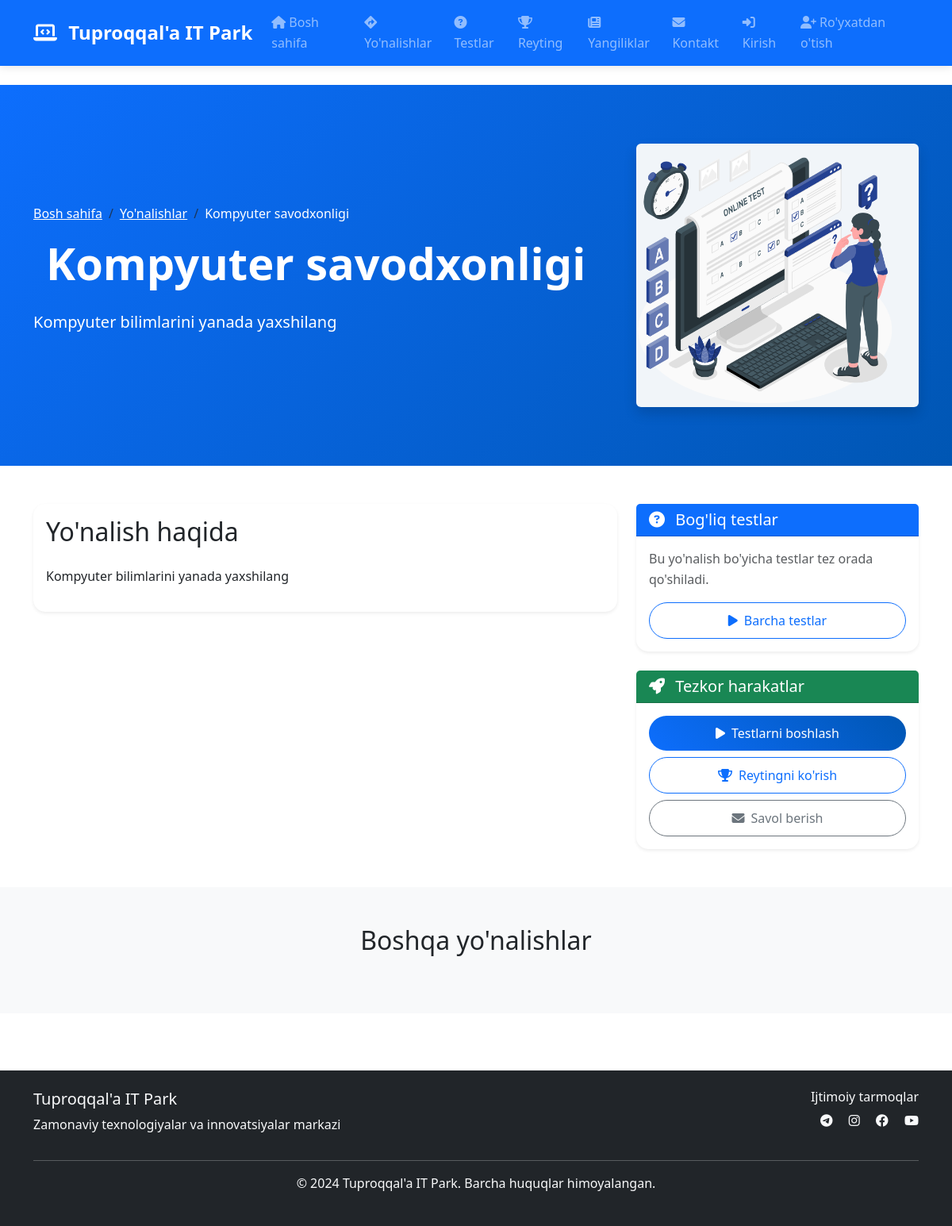
The app's page /directions/3/ with its own data.
### main/models.py (models this page shows, shortened)
class Direction(models.Model):
    name = models.CharField(max_length=100)
    description = models.TextField()
    image = models.ImageField(upload_to='directions/', blank=True, null=True)
    icon = models.CharField(max_length=50, blank=True)
    order = models.IntegerField(default=0)
    is_active = models.BooleanField(default=True)
    class Meta:
        ordering = ['order']

### main/views.py (the view)
# urls.py: path('directions/<int:direction_id>/', views.direction_detail, name='direction_detail'),
def direction_detail(request, direction_id):
    direction = get_object_or_404(Direction, id=direction_id, is_active=True)
    return render(request, 'main/direction_detail.html', {'direction': direction})

### templates/main/direction_detail.html (shortened to what this page needs)
{% extends 'base.html' %}
{% block content %}
<section class="hero-section bg-primary text-white py-5">
    <div class="container">
        <div class="row align-items-center">
            <div class="col-lg-8">
                <nav aria-label="breadcrumb">
                    <ol class="breadcrumb">
                        <li class="breadcrumb-item"><a href="{% url 'main:home' %}" class="text-white">Bosh sahifa</a></li>
                        <li class="breadcrumb-item"><a href="{% url 'main:directions_list' %}" class="text-white">Yo'nalishlar</a></li>
                        <li class="breadcrumb-item active text-white" aria-current="page">{{ direction.name }}</li>
                    </ol>
                </nav>
                <h1 class="display-4 fw-bold mb-4">
                    {{ direction.name }}
                </h1>
                <p class="lead">{{ direction.description }}</p>
            </div>
            <div class="col-lg-4 text-center">
                {% if direction.image %}
                    <img src="{{ direction.image.url }}" alt="{{ direction.name }}" class="img-fluid rounded shadow">
                {% endif %}
            </div>
        </div>
    </div>
</section>
<section class="py-5">
    <div class="container">
        <div class="row">
            <div class="col-lg-8">
                <div class="card shadow-sm">
                    <div class="card-body">
                        <h2 class="card-title mb-4">Yo'nalish haqida</h2>
                        <div class="content">
                            {{ direction.description|linebreaks }}
                        </div>
                    </div>
                </div>
            </div>
            <div class="col-lg-4">
                <div class="card shadow-sm mb-4">
                    <div class="card-header bg-primary text-white">
                        <h5 class="mb-0">
                            <i class="fas fa-question-circle me-2"></i>
                            Bog'liq testlar
                        </h5>
                    </div>
                    <div class="card-body">
                        <p class="text-muted">Bu yo'nalish bo'yicha testlar tez orada qo'shiladi.</p>
                        <a href="{% url 'tests:test_list' %}" class="btn btn-outline-primary w-100">
                            <i class="fas fa-play me-2"></i>Barcha testlar
                        </a>
                    </div>
                </div>
                <div class="card shadow-sm">
                    <div class="card-header bg-success text-white">
                        <h5 class="mb-0">
                            <i class="fas fa-rocket me-2"></i>
                            Tezkor harakatlar
                        </h5>
                    </div>
                    <div class="card-body">
                        <div class="d-grid gap-2">
                            <a href="{% url 'tests:test_list' %}" class="btn btn-primary">
                                <i class="fas fa-play me-2"></i>Testlarni boshlash
                            </a>
                            <a href="{% url 'tests:leaderboard' %}" class="btn btn-outline-primary">
                                <i class="fas fa-trophy me-2"></i>Reytingni ko'rish
                            </a>
                            <a href="{% url 'main:contact' %}" class="btn btn-outline-secondary">
                                <i class="fas fa-envelope me-2"></i>Savol berish
                            </a>
                        </div>
                    </div>
                </div>
            </div>
        </div>
    </div>
</section>
<section class="py-5 bg-light">
    <div class="container">
        <h2 class="text-center mb-5">Boshqa yo'nalishlar</h2>
    </div>
</section>
{% endblock %}

### static/css/style.css (style rules this page uses)
:root { --primary-color: #0d6efd; --secondary-color: #6c757d; --success-color: #198754; --warning-color: #ffc107; --danger-color: #dc3545; --light-color: #f8f9fa; --dark-color: #212529; }
body { font-family: 'Segoe UI', Tahoma, Geneva, Verdana, sans-serif; line-height: 1.6; }
.hero-section { background: linear-gradient(135deg, var(--primary-color) 0%, #0056b3 100%); min-height: 60vh; display: flex; align-items: center; }
.card { transition: transform 0.3s ease, box-shadow 0.3s ease; border: none; border-radius: 15px; }
.btn { border-radius: 25px; padding: 10px 25px; font-weight: 500; transition: all 0.3s ease; }
.btn-primary { background: linear-gradient(45deg, var(--primary-color), #0056b3); border: none; }
.btn-outline-primary { border-color: var(--primary-color); color: var(--primary-color); }
.fade-in { animation: fadeIn 0.5s ease-in; }

### records on screen
Direction: name "Kompyuter savodxonligi", description "Kompyuter bilimlarini yanada yaxshilang", image (picture)
